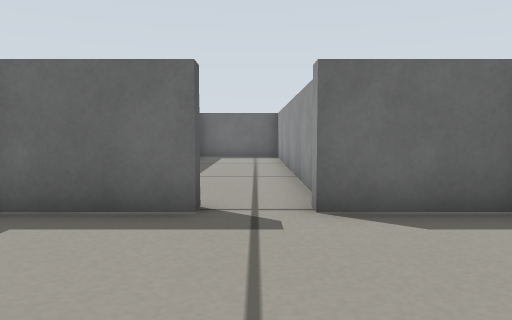
View 1 (above)

12 first-person views from a walk through a Gazebo world. The camera is 0.26 m above the floor, tilts 4° down and sees 70° across. The floor is counted in squares, 0.25 m on a side. Each view is taken from the middle of a square. On the plan, view 1 faces up. The plan holds only what a view shows up to about 13 squares ahead; the rest is blank.

View 2
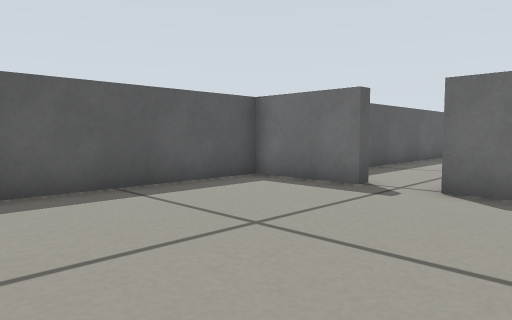

View 3
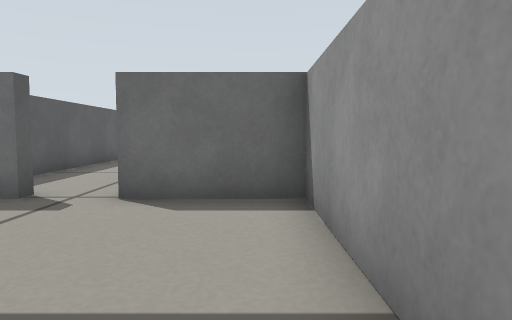

View 4
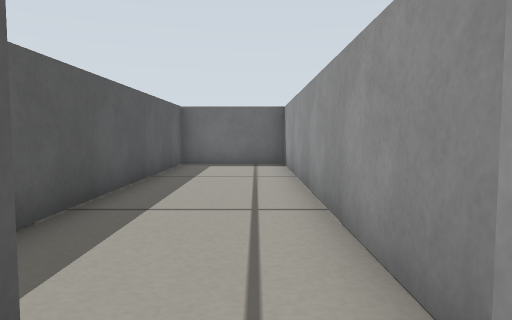

View 5
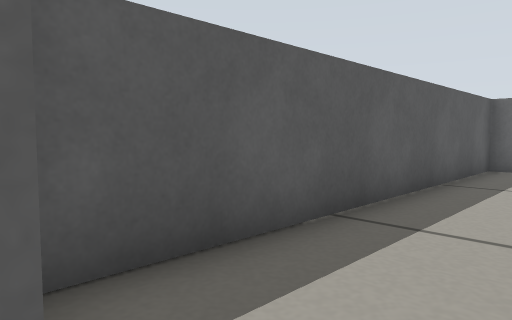

View 6
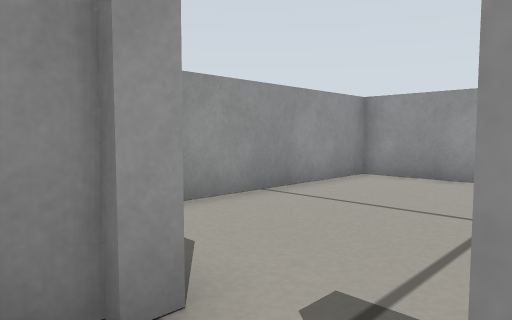

View 7
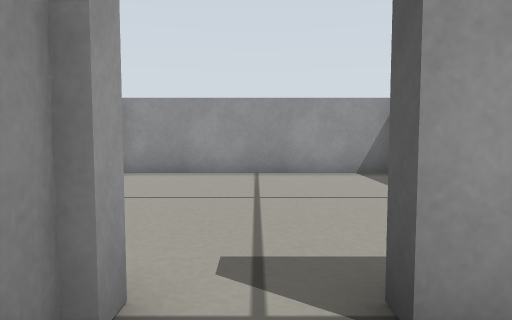

View 8
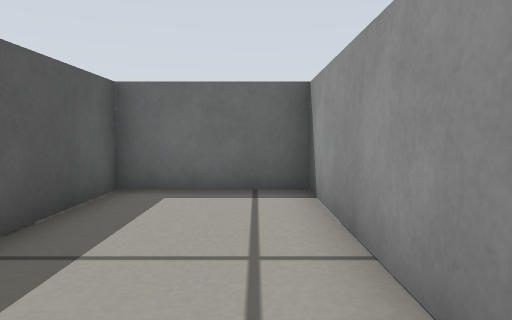

View 9
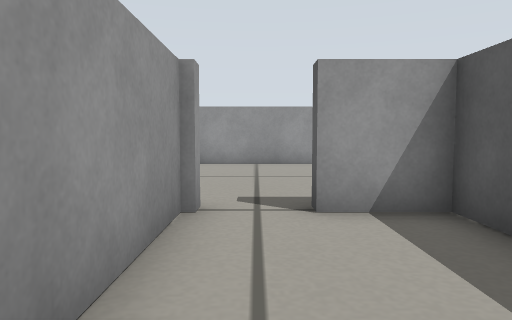

View 10
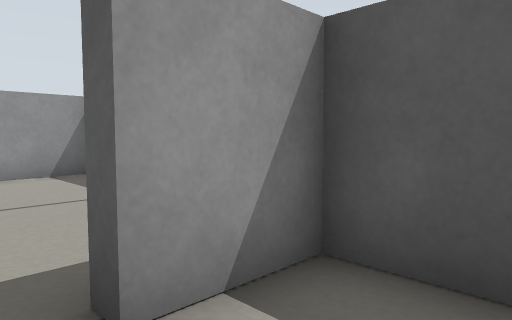

View 11
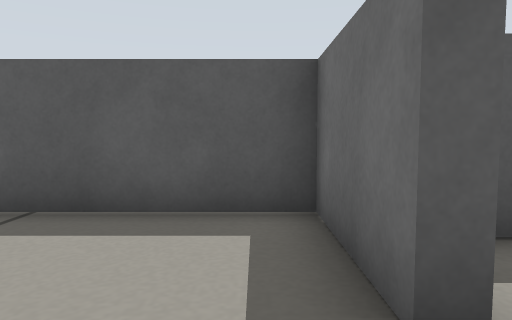

View 12
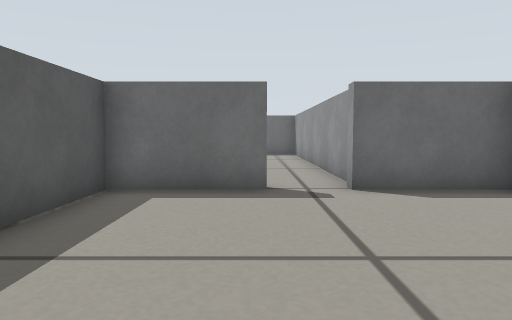

### Floor plan
Ten units are one square. View 1 is at (0, 0); x grows to the right and y downward. Boxes are objects, and circles mark ways between rooms. Rooms are numbered by the first view taken in them; rooms with no view inside come last. Other rooms are left out.
<svg viewBox="-43 -173 86 206">
<path fill="none" stroke="#000" d="M-8 -52 -8 -48 -38 -48 -38 9M-36 28 38 28 38 -48 8 -48 8 -52M10 -51 10 -168 -26 -168 -26 -52 -8 -52"/>
<circle cx="0" cy="-50" r="3" fill="#2a7"/>
<text x="0" y="-10">1</text>
<text x="-10" y="-110">2</text>
</svg>
Room 1 opens to room 2.

Where each view was taken, in squares from view 1:
view 1: 0 up, 0 right, facing up
view 2: 2 down, 3 right, facing up-left
view 3: 1 down, 3 right, facing up
view 4: 4 up, 0 right, facing up
view 5: 5 up, 0 right, facing up-left
view 6: 6 up, 1 left, facing down-right
view 7: 7 up, 0 right, facing down
view 8: 10 up, 0 right, facing up
view 9: 10 up, 0 right, facing down
view 10: 7 up, 0 right, facing down-left
view 11: 4 up, 1 right, facing left
view 12: 2 down, 1 left, facing up
